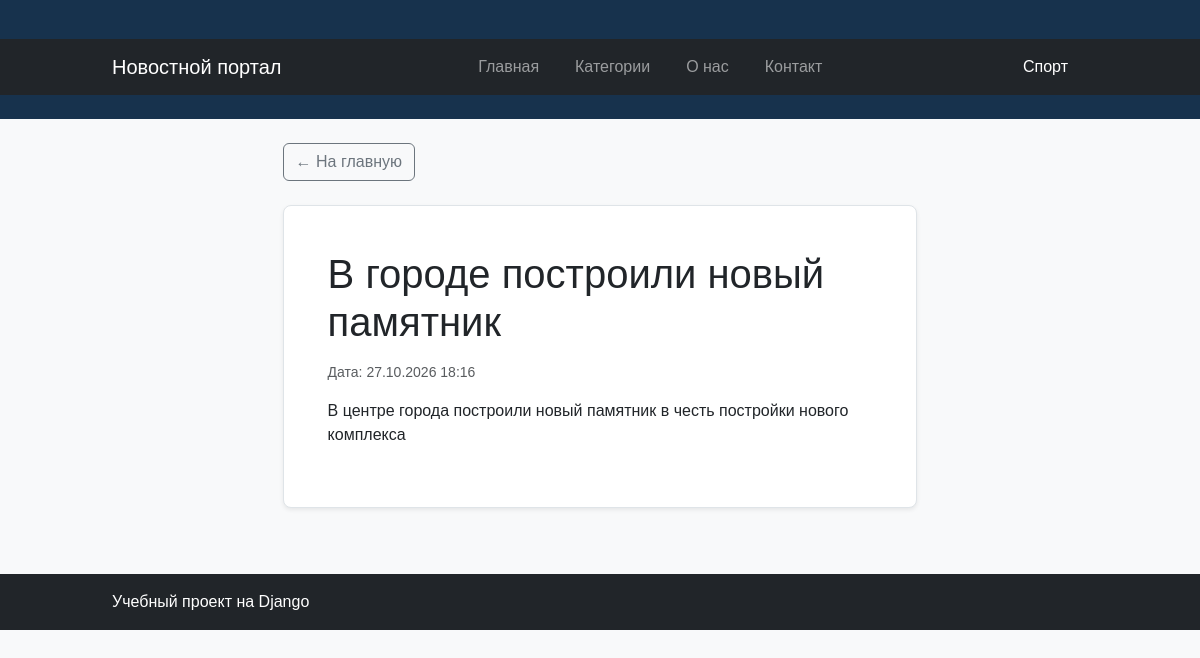
The app's page /article/9/ with its own data.
### news/models.py (models this page shows, shortened)
class Article(models.Model):
    title = models.CharField(
        max_length=200,
        verbose_name="Заголовок",
    )
    content = models.TextField(
        verbose_name="Текст новости",
    )
    created_at = models.DateTimeField(
        auto_now_add=True,
        verbose_name="Дата создания",
    )
    is_published = models.BooleanField(
        default=False,
        verbose_name="Опубликована",
    )
    author = models.CharField(
        max_length=100,
        default="Редакция",
        verbose_name="Автор",
    )
    category = models.CharField(
        max_length=100,
        default="Общее",
        verbose_name="Категория",
    )

### news/views.py (the view)
def article_detail(request, article_id):
    article = get_object_or_404(
        Article,
        id=article_id,
        is_published=True,
    )
    context = {
        "article": article,
    }
    return render(
        request,
        "news/article_detail.html",
        context,
    )

### news/templates/news/article_detail.html (shortened to what this page needs)
{% extends "news/base.html" %}
{% block content %}
<article class="container">
    <div class="row justify-content-center">
        <div class="col-lg-9">
            <a href="{% url 'home' %}" class="btn btn-outline-secondary mb-4">
                ← На главную
            </a>
            <div class="card shadow-sm">
                <div class="card-body p-4">
                    <h1 class="card-title mb-3">
                        {{ article.title }}
                    </h1>
                    {% if article.created_at %}
                        <p class="text-muted small">
                            Дата:
                            {{ article.created_at|date:"d.m.Y H:i" }}
                        </p>
                    {% endif %}
                    <div class="article-content">
                        {{ article.content|linebreaks }}
                    </div>
                </div>
            </div>
        </div>
    </div>
</article>
{% endblock %}

### news/static/news/style.css (style rules this page uses)
body { margin: 0; background-color: #f3f5f7; color: #263238; font-family: Arial, sans-serif; }
h1 { color: pink; }
.container { width: 90%; max-width: 1000px; margin: 0 auto; }
.card { background-color: white; padding: 20px; margin-bottom: 18px; border-radius: 8px; border: 1px solid #dfe4e8; }

### records on screen
Article: title "В городе построили новый памятник", created_at "27.10.2026 18:16", content "В центре города построили новый памятник в честь постройки нового комплекса"
